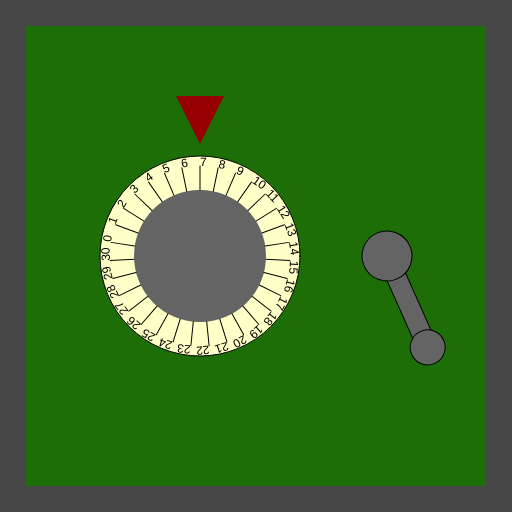
Frame 1 (no input)
Frame 60 (no input): identical to frame 1, image omitted
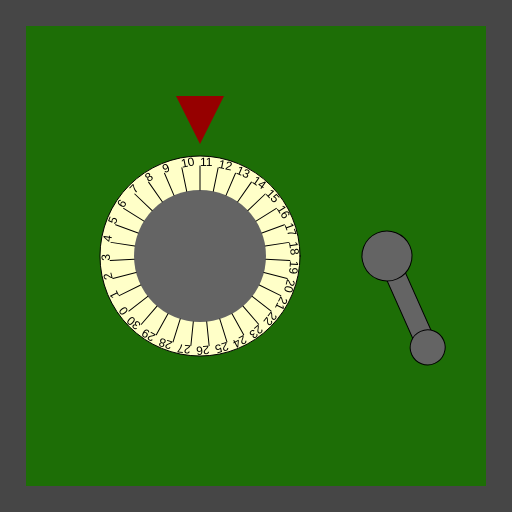
Frame 120 (the mouse pressed at the canvas centre since frame 60)

The p5.js sketch that drew these frames (run headless with seeded random() and noise() and a simulated clock; from frame 60 on, the mouse is pressed at the canvas centre):

// p5.js sketch
// ── sketch.js
/*

Officer: 5560319
CaseNum: 303-0-43437874-5560319

Case 303 - The Case of the Crooked Attorney
Stage 1 - Torvalds' Office

District Attorney Torvalds is well respected in Console City as an upstanding citizen and
enforcer of the law. Of course he’s as crooked as they come. I’ve had enough of having our
hard work at Sleuth and Co undermined by his bribes and back-payments. Let’s take take this
sucker down. I happen to know that Torvalds keeps his incriminating documents spread amongst
several safes in town. I’ll need you to bend the rules a little by breaking into them and
retrieving the incriminating evidence.

The first safe is in Torvald’s office. Crack it by doing the following:

	Whilst the mouse is moving:
	- Make Classified_Locker_CombA equal to 7

	When the mouse button is released:
	- Make Classified_Locker_CombA equal to 1

	When the mouse button is pressed:
	- Make Classified_Locker_CombA equal to 11

	Whilst the mouse is being dragged:
	- Make Classified_Locker_CombA equal to 4

	When any key is released:
	- Make Classified_Locker_CombB equal to 70

	Whilst the mouse is moving:
	- Make Classified_Locker_CombB equal to 24

	When any key is pressed:
	- Make Classified_Locker_CombB equal to 36

	Whilst the mouse is being dragged:
	- Make Classified_Locker_CombB equal to 32



There are many possible ways of investigating this case, but you
should use ONLY the following commands:

	- The assignment operator aka. the equals sign !

*/

//declare the variables

var Classified_Locker_CombA;
var Classified_Locker_CombB;


function preload()
{
	//IMAGES WILL BE LOADED HERE

}

function setup()
{
	createCanvas(512,512);

	//initialise the variables
	Classified_Locker_CombA = 0;
	Classified_Locker_CombB = 0;

}

///////////////////EVENT HANDLERS///////////////////

//Add your code to these events to open the safe ...

function mouseMoved()
{
	console.log("mouseMoved", mouseX, mouseY);
    
//  Whilst the mouse is moving:
//	- Make Classified_Locker_CombA equal to 7
    
    Classified_Locker_CombA = 7;
    
//    Whilst the mouse is moving:
//	- Make Classified_Locker_CombB equal to 24
    Classified_Locker_CombB = 24;
    
    
    
    
}

function mouseDragged()
{
	console.log("mouseDragged", mouseX, mouseY);
    
//    Whilst the mouse is being dragged:
//	- Make Classified_Locker_CombA equal to 4
    
    Classified_Locker_CombA = 4;
    
//   	Whilst the mouse is being dragged:
//	- Make Classified_Locker_CombB equal to 32
    
    Classified_Locker_CombB = 32;
    
}

function mousePressed()
{
	console.log("mousePressed");
    
//    	When the mouse button is pressed:
//	- Make Classified_Locker_CombA equal to 11
    
    Classified_Locker_CombA = 11;

    
}

function mouseReleased()
{
	console.log("mouseReleased");
    
//    When the mouse button is released:
//	- Make Classified_Locker_CombA equal to 1
    
    Classified_Locker_CombA = 1;

    
}

function keyPressed()
{
	console.log("keyPressed", key);
    
//    When any key is pressed:
//	- Make Classified_Locker_CombB equal to 36
    
    Classified_Locker_CombB = 36;
    
}

function keyReleased()
{
	console.log("keyReleased", key);
    
//  When any key is released:
//	- Make Classified_Locker_CombB equal to 70
    
    Classified_Locker_CombB =70;
    
}

///////////////DO NOT CHANGE CODE BELOW THIS POINT///////////////////

function draw()
{


	//Draw the safe door
	background(70);
	noStroke();
	fill(29,110,6);
	rect(26,26,width-52,width-52);

	//Draw the combination dial
	push();
	translate(200,height/2);
	drawDial(200, Classified_Locker_CombA, 31);
	pop();

	//Draw the lever
	push();
	translate(width - 125,256);
	drawLever(Classified_Locker_CombB);
	pop();

}

function drawDial(diameter,num,maxNum)
{
	//the combination lock

	var r = diameter * 0.5;
	var p = r * 0.6;

	stroke(0);
	fill(255,255,200);
	ellipse(0,0,diameter,diameter);
	fill(100);
	noStroke();
	ellipse(0,0,diameter*0.66,diameter*0.66);
	fill(150,0,0);
	triangle(
		-p * 0.4,-r-p,
		p * 0.4,-r-p,
		0,-r-p/5
	);

	noStroke();

	push();
	var inc = 360/maxNum;

	rotate(radians(-num * inc));
	for(var i = 0; i < maxNum; i++)
	{
		push();
		rotate(radians(i * inc));
		stroke(0);
		line(0,-r*0.66,0,-(r-10));
		noStroke();
		fill(0);
		text(i,0,-(r-10));
		pop();
	}

	pop();
}

function drawLever(rot)
{
	push();
	rotate(radians(-rot))
	stroke(0);
	fill(100);
	rect(-10,0,20,100);
	ellipse(0,0,50,50);
	ellipse(0,100,35,35);
	pop();
}
